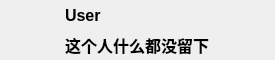
<?xml version="1.0" encoding="UTF-8"?>
<ui version="4.0">
 <class>myQLabel</class>
 <widget class="QWidget" name="myQLabel">
  <property name="geometry">
   <rect>
    <x>0</x>
    <y>0</y>
    <width>275</width>
    <height>60</height>
   </rect>
  </property>
  <property name="minimumSize">
   <size>
    <width>275</width>
    <height>60</height>
   </size>
  </property>
  <property name="maximumSize">
   <size>
    <width>275</width>
    <height>60</height>
   </size>
  </property>
  <property name="windowTitle">
   <string>Form</string>
  </property>
  <widget class="QLabel" name="label">
   <property name="geometry">
    <rect>
     <x>5</x>
     <y>5</y>
     <width>50</width>
     <height>50</height>
    </rect>
   </property>
   <property name="minimumSize">
    <size>
     <width>50</width>
     <height>50</height>
    </size>
   </property>
   <property name="maximumSize">
    <size>
     <width>50</width>
     <height>50</height>
    </size>
   </property>
   <property name="autoFillBackground">
    <bool>false</bool>
   </property>
   <property name="styleSheet">
    <string notr="true"/>
   </property>
   <property name="text">
    <string/>
   </property>
   <property name="pixmap">
    <pixmap resource="myqrc.qrc">:/images/ico/user0.jpeg</pixmap>
   </property>
   <property name="scaledContents">
    <bool>true</bool>
   </property>
  </widget>
  <widget class="QLabel" name="label_2">
   <property name="geometry">
    <rect>
     <x>65</x>
     <y>5</y>
     <width>80</width>
     <height>20</height>
    </rect>
   </property>
   <property name="minimumSize">
    <size>
     <width>80</width>
     <height>20</height>
    </size>
   </property>
   <property name="maximumSize">
    <size>
     <width>80</width>
     <height>20</height>
    </size>
   </property>
   <property name="font">
    <font>
     <family>Arial</family>
     <pointsize>12</pointsize>
     <weight>75</weight>
     <bold>true</bold>
    </font>
   </property>
   <property name="text">
    <string>User</string>
   </property>
  </widget>
  <widget class="QLabel" name="label_3">
   <property name="geometry">
    <rect>
     <x>65</x>
     <y>35</y>
     <width>200</width>
     <height>20</height>
    </rect>
   </property>
   <property name="minimumSize">
    <size>
     <width>200</width>
     <height>20</height>
    </size>
   </property>
   <property name="maximumSize">
    <size>
     <width>200</width>
     <height>20</height>
    </size>
   </property>
   <property name="font">
    <font>
     <family>Arial</family>
     <pointsize>12</pointsize>
     <weight>75</weight>
     <bold>true</bold>
    </font>
   </property>
   <property name="text">
    <string>这个人什么都没留下</string>
   </property>
  </widget>
 </widget>
 <resources>
  <include location="myqrc.qrc"/>
 </resources>
 <connections/>
</ui>
